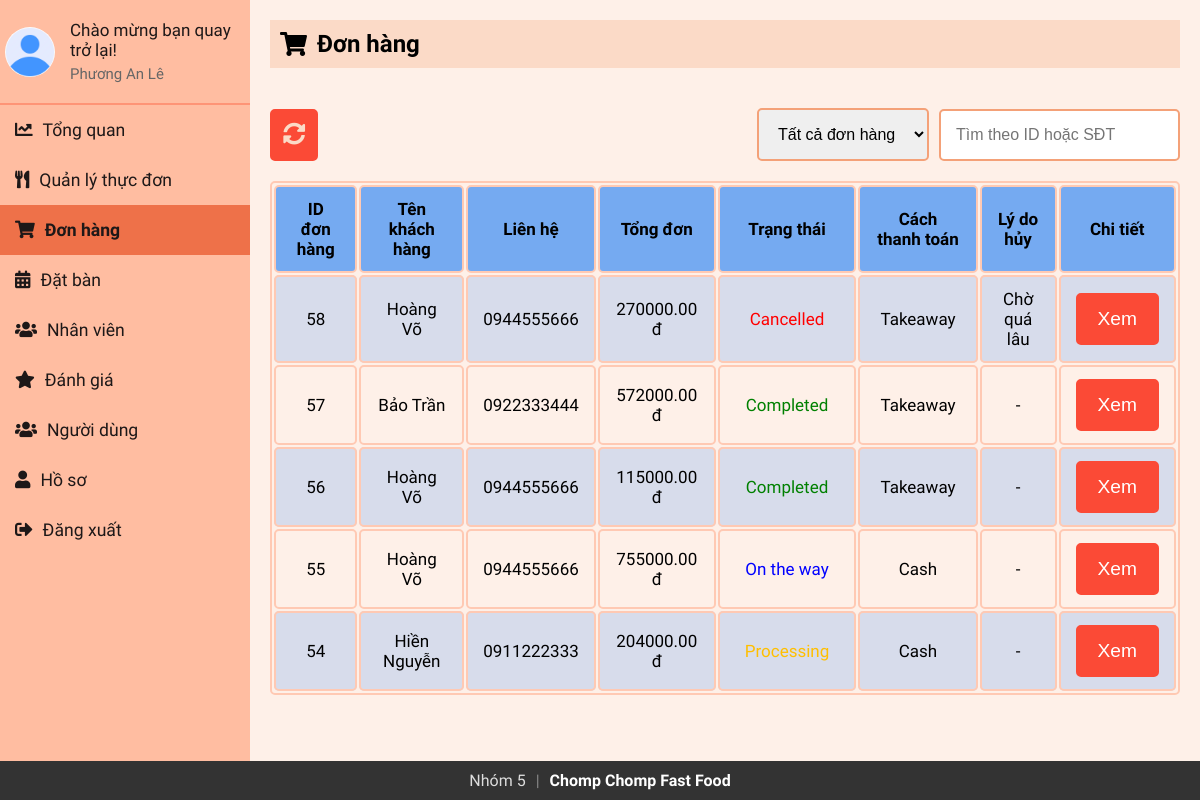
Page /Admin/admin_orders.php (signed in) on the committed database.
### tables this page shows
CREATE TABLE `staff` (
  `id` int(11) NOT NULL,
  `firstName` varchar(50) NOT NULL,
  `lastName` varchar(50) NOT NULL,
  `email` varchar(100) NOT NULL,
  `contact` varchar(15) DEFAULT NULL,
  `role` enum('superadmin','admin','delivery boy','waiter') NOT NULL,
  `password` varchar(255) NOT NULL,
  `createdAt` timestamp NOT NULL DEFAULT current_timestamp(),
  `updatedAt` timestamp NOT NULL DEFAULT current_timestamp() ON UPDATE current_timestamp(),
  `profile_image` varchar(255) NOT NULL DEFAULT 'default.jpg'
);

CREATE TABLE `orders` (
  `order_id` int(11) NOT NULL,
  `email` varchar(255) NOT NULL,
  `firstName` varchar(255) NOT NULL,
  `lastName` varchar(255) NOT NULL,
  `phone` varchar(10) NOT NULL,
  `address` varchar(200) NOT NULL,
  `pmode` enum('Cash','Card','Takeaway','') NOT NULL DEFAULT 'Cash',
  `payment_status` enum('Pending','Successful','Rejected','') NOT NULL DEFAULT 'Pending',
  `sub_total` decimal(10,2) NOT NULL,
  `grand_total` decimal(10,2) NOT NULL,
  `order_date` timestamp NOT NULL DEFAULT current_timestamp(),
  `order_status` enum('Pending','Completed','Cancelled','Processing','On the way') NOT NULL DEFAULT 'Pending',
  `cancel_reason` varchar(255) DEFAULT NULL,
  `note` varchar(255) NOT NULL
);

### Admin/sidebar.php (called while the page is built, shortened)
<?php
include 'db_connection.php';
$admin_email = isset($_SESSION['email']) ? $_SESSION['email'] : '';
function getAdminInfo($email)
{
  global $conn;
  $stmt = $conn->prepare("SELECT firstName, lastName, email, profile_image FROM staff WHERE email = ?");
  $stmt->bind_param("s", $email);
  $stmt->execute();
  $stmt->bind_result($firstName, $lastName, $email,  $profile_image);
  return [
    'firstName' => $firstName ?: '',
    'lastName' => $lastName ?: '',
    'email' => $email ?: '',
    'profile_image' => $profile_image ?: 'default.jpg'
  ];
}
$admin_info = getAdminInfo($admin_email);
?>

### Admin/admin_orders.php (the view, shortened to what this page needs)
<?php
include 'db_connection.php';
$query = "SELECT order_id, order_date, firstName, lastName, phone, grand_total, order_status, pmode, cancel_reason FROM orders";
$query .= " ORDER BY order_id DESC";
$result = $conn->query($query);
?>
<?php include 'sidebar.php'; ?>
<!DOCTYPE html>
<html lang="en">
<head>
    <link rel="stylesheet" href="https://cdnjs.cloudflare.com/ajax/libs/font-awesome/5.15.3/css/all.min.css">
    <link rel="stylesheet" href="sidebar.css">
    <link rel="stylesheet" href="admin_orders.css">
</head>
<body>
<div class="sidebar">
    <div class="profile-section">
        <img src="../uploads/<?php echo htmlspecialchars($admin_info['profile_image']); ?>" alt="Profile Picture">
        <div class="info">
            <h3>Chào mừng bạn quay trở lại!</h3>
            <p><?php echo htmlspecialchars($admin_info['firstName'] . ' ' . $admin_info['lastName']); ?></p>
        </div>
    </div>
    <ul>
        <li><a href="index.php"><i class="fas fa-chart-line"></i>Tổng quan</a></li>
        <li><a href="admin_menu.php"><i class="fas fa-utensils"></i>Quản lý thực đơn</a></li>
        <li><a href="admin_orders.php" class="active"><i class="fas fa-shopping-cart"></i>Đơn hàng</a></li>
        <li><a href="reservations.php"><i class="fas fa-calendar-alt"></i>Đặt bàn</a></li>
        <li><a href="users.php"><i class="fas fa-users"></i>Nhân viên</a></li>
        <li><a href="reviews.php"><i class="fas fa-star"></i>Đánh giá</a></li>
        <li><a href="staffs.php"><i class="fas fa-users"></i>Người dùng</a></li>
        <li><a href="profile.php"><i class="fas fa-user"></i>Hồ sơ</a></li>
        <li><a href="logout.php"><i class="fas fa-sign-out-alt"></i>Đăng xuất</a></li>
    </ul>
</div>
<div class="content">
    <div class="header">
        <h2><i class="fas fa-shopping-cart"></i>Đơn hàng</h2>
    </div>
    <div class="actions">
        <button id="refreshButton" title="Refresh"><i class="fas fa-sync-alt"></i></button>
        <div class="filter-orders">
            <select id="statusFilter" name="statusFilter">
                <option value="">Tất cả đơn hàng</option>
            </select>
            <input type="text" id="searchInput" placeholder="Tìm theo ID hoặc SĐT">
        </div>
    </div>
    <table>
        <tr>
            <th>ID đơn hàng</th>
            <th>Tên khách hàng</th>
            <th>Liên hệ</th>
            <th>Tổng đơn</th>
            <th>Trạng thái</th>
            <th>Cách thanh toán</th>
            <th>Lý do hủy</th>
            <th>Chi tiết</th>
        </tr>
        <?php if ($result && $result->num_rows > 0): ?>
            <?php while ($row = $result->fetch_assoc()):
                $statusClass = '';
                switch ($row['order_status']) {
                    case 'Processing': $statusClass = 'status-processing'; break;
                    case 'Completed': $statusClass = 'status-completed'; break;
                    case 'Cancelled': $statusClass = 'status-cancelled'; break;
                    case 'On the way': $statusClass = 'status-ontheway'; break;
                }
            ?>
                <tr>
                    <td><?= $row['order_id'] ?></td>
                    <td><?= htmlspecialchars($row['firstName'] . ' ' . $row['lastName']) ?></td>
                    <td><?= htmlspecialchars($row['phone']) ?></td>
                    <td><?=  $row['grand_total'].' đ ' ?></td>
                    <td><span class="status <?= $statusClass ?>"><?= $row['order_status'] ?></span></td>
                    <td><?= $row['pmode'] ?></td>
                    <td><?= $row['order_status'] === 'Cancelled' ? $row['cancel_reason'] : '-' ?></td>
                    <td><button onclick="viewDetails(<?= $row['order_id'] ?>)">Xem</button></td>
                </tr>
            <?php endwhile; ?>
        <?php else: ?>
            <tr><td colspan="8" style="text-align: center;">Không tìm thấy thông tin</td></tr>
        <?php endif; ?>
    </table>
</div>
</body>
</html>

### Admin/sidebar.css (style rules this page uses)
* { margin: 0; padding: 0; box-sizing: border-box; }
body { background: #fef0e8; font-family: "Baloo 2", cursive; display: flex; flex-direction: row; margin: 0; }
.sidebar { width: 250px; background-color: #ffbda1; color: #1d1818; overflow: auto; position: relative; min-height: 100vh; font-size: 1.1rem }
.sidebar ul li a { display: block; padding: 15px; text-decoration: none; color: #1d1818; transition: background-color 0.3s; }
.sidebar ul li a.active { background-color:#ee7149; font-weight: bold; }
.sidebar ul li a i { margin-right: 10px; }
.sidebar ul { list-style-type: none; padding: 0; }
.content { flex: 1; padding: 20px; }
.header { padding: 10px; background-color: #fbdac7; margin-bottom: 20px; display: flex; align-items: center; }
.header h2 { display: flex; align-items: center; }
.header h2 i { margin-right: 10px; }
.profile-section { padding: 20px 5px 20px 5px; display: flex; align-items: center; border-bottom: 2px solid rgba(253, 108, 77, 0.5); }
.profile-section img { width: 50px; height: 50px; border-radius: 50%; margin-right: 15px; }
.profile-section .info { flex-grow: 1; }
.profile-section .info h3 { margin: 0; font-size: 17px; font-weight: 500; }
.profile-section .info p { margin: 5px 0 0; font-size: 15px; color: #666; }
.sidebar ul li a.active { font-weight: bold; }

### Admin/admin_orders.css (style rules this page uses)
* { padding: 0; margin: 0; }
body { background: #fef0e8; font-family: "Baloo 2", cursive; margin: 0; }
.actions { display: flex; align-items: center; justify-content: space-between; margin-top: 40px; margin-bottom: 20px; }
.filter-orders { display: flex; align-items: center; justify-content: center; gap: 10px; }
.content { margin-bottom: 40px; }
.actions select, .actions input { padding: 15px; font-size: 1rem; border-radius: 5px; border: 2px solid #f4a178; cursor: pointer; outline: none; }
button { background-color: #fb4a36; color: white; border: 2px solid #fb4a36; padding: 13px 20px; cursor: pointer; border-radius: 5px; transition: all 0.3s ease; font-size: 1.2rem; }
.sidebar { width: 250px; background-color: #ffbda1; color: #1d1818; overflow: auto; position: relative; min-height: 100vh; }
.sidebar ul li a { display: block; padding: 15px; text-decoration: none; color: #1d1818; transition: background-color 0.3s; }
.sidebar ul li a.active { background-color: #ee7149; }
.status { padding: 5px 10px; border-radius: 5px; color: white; font-weight: 450; }
.status-processing { color: #FFBF00; }
.status-completed { color: green; }
.status-cancelled { color: red; }
.status-ontheway { color: blue; }
table { width: 100%; border: 2px solid #ffc9b3; border-radius: 5px; font-size: 17px; text-align: center; cursor: pointer; }
table th, table td { padding: 12px 15px; border: 2px solid #ffc9b3; border-radius: 5px; }
table th { background-color: rgba(60, 142, 245, 0.7); }
table tr:nth-of-type(even) { background-color: rgba(60, 142, 245, 0.2); }
.header { padding: 10px; background-color: #fbdac7; margin-bottom: 20px; display: flex; align-items: center; }
#refreshButton { color: #fbdac7; background-color: #fb4a36; border: 2px solid #fb4a36; cursor: pointer; padding: 11px; font-size: 1.4rem; border-radius: 5px; transition: all 0.3s ease; }

### Admin/admin_orders.php (style rules this page uses)
.content { margin-bottom: 40px; }

### rows in the picture
staff: profile_image (placeholder picture), firstName+lastName "Phương An Lê"
orders: order_id "58", firstName+lastName "Hoàng Võ", phone "0944555666", grand_total "270000.00", order_status "Cancelled", pmode "Takeaway", cancel_reason "Chờ quá lâu"
orders: order_id "57", firstName+lastName "Bảo Trần", phone "0922333444", grand_total "572000.00", order_status "Completed", pmode "Takeaway"
orders: order_id "56", firstName+lastName "Hoàng Võ", phone "0944555666", grand_total "115000.00", order_status "Completed", pmode "Takeaway"
orders: order_id "55", firstName+lastName "Hoàng Võ", phone "0944555666", grand_total "755000.00", order_status "On the way", pmode "Cash"
orders: order_id "54", firstName+lastName "Hiền Nguyễn", phone "0911222333", grand_total "204000.00", order_status "Processing", pmode "Cash"
